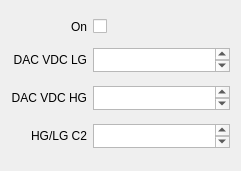
       <widget class="QWidget" name="gridLayoutWidget_11">
        <property name="geometry">
         <rect>
          <x>870</x>
          <y>40</y>
          <width>241</width>
          <height>171</height>
         </rect>
        </property>
        <layout class="QGridLayout" name="gridLayout_9">
         <item row="0" column="0">
          <widget class="QLabel" name="label_8">
           <property name="text">
            <string>On</string>
           </property>
           <property name="alignment">
            <set>Qt::AlignRight|Qt::AlignTrailing|Qt::AlignVCenter</set>
           </property>
          </widget>
         </item>
         <item row="1" column="0">
          <widget class="QLabel" name="lauroc1slowcontrolch3dacVdcLGLabel">
           <property name="text">
            <string>DAC VDC LG</string>
           </property>
           <property name="alignment">
            <set>Qt::AlignRight|Qt::AlignTrailing|Qt::AlignVCenter</set>
           </property>
          </widget>
         </item>
         <item row="2" column="0">
          <widget class="QLabel" name="lauroc1slowcontrolch4dacVdcHGLabel_2">
           <property name="text">
            <string>DAC VDC HG</string>
           </property>
           <property name="alignment">
            <set>Qt::AlignRight|Qt::AlignTrailing|Qt::AlignVCenter</set>
           </property>
          </widget>
         </item>
         <item row="3" column="0">
          <widget class="QLabel" name="label_7">
           <property name="text">
            <string>HG/LG C2</string>
           </property>
           <property name="alignment">
            <set>Qt::AlignRight|Qt::AlignTrailing|Qt::AlignVCenter</set>
           </property>
          </widget>
         </item>
         <item row="2" column="1">
          <widget class="QPlainTextEdit" name="lauroc1slowcontrolch3dacVdcHGBox">
           <property name="maximumSize">
            <size>
             <width>16777215</width>
             <height>24</height>
            </size>
           </property>
          </widget>
         </item>
         <item row="3" column="1">
          <widget class="QPlainTextEdit" name="lauroc1slowcontrolch3C2Box">
           <property name="maximumSize">
            <size>
             <width>16777215</width>
             <height>24</height>
            </size>
           </property>
          </widget>
         </item>
         <item row="1" column="1">
          <widget class="QPlainTextEdit" name="lauroc1slowcontrolch3dacVdcLGBox">
           <property name="maximumSize">
            <size>
             <width>16777215</width>
             <height>24</height>
            </size>
           </property>
          </widget>
         </item>
         <item row="0" column="1">
          <widget class="QCheckBox" name="lauroc1slowcontrolch3ONBox">
           <property name="text">
            <string/>
           </property>
          </widget>
         </item>
        </layout>
       </widget>
